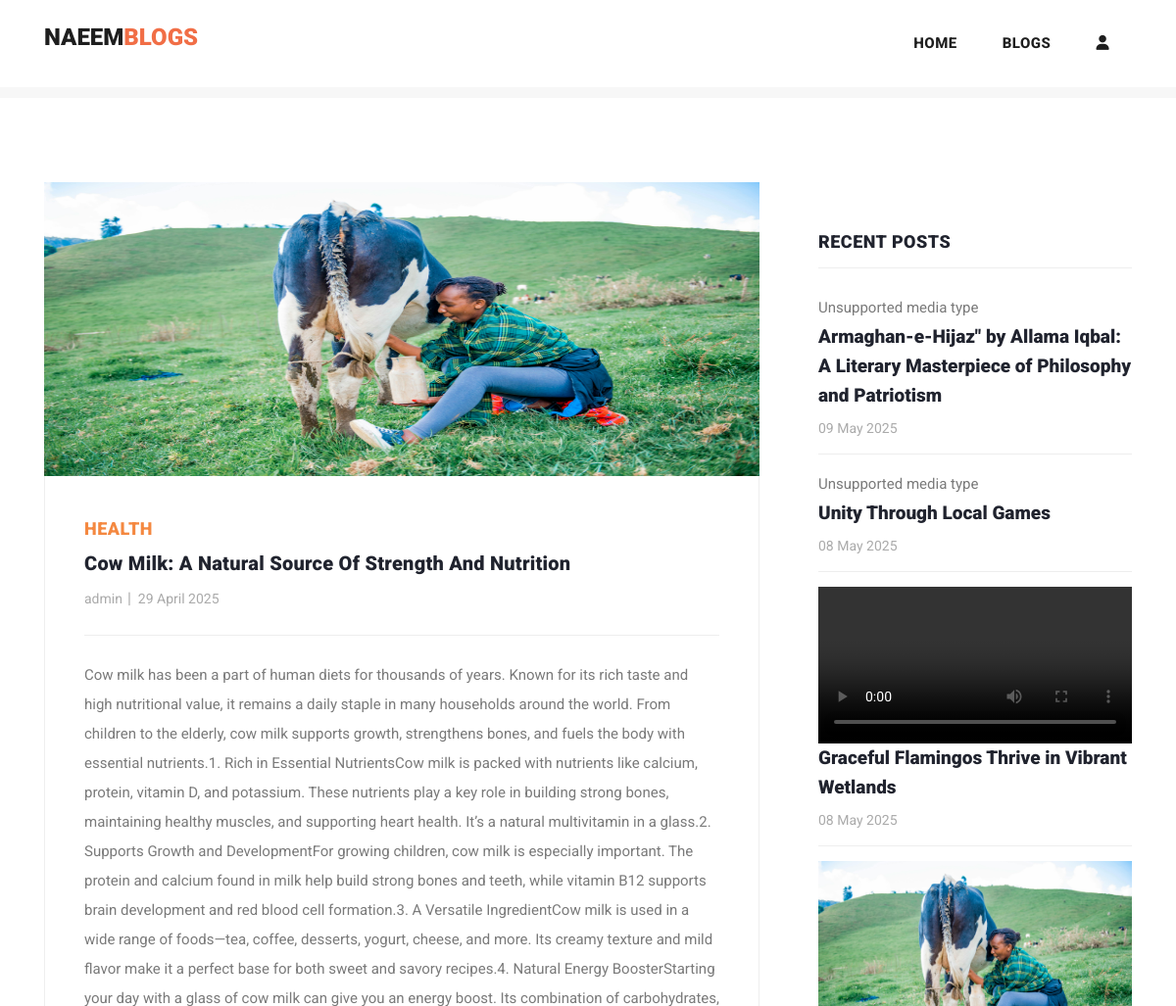
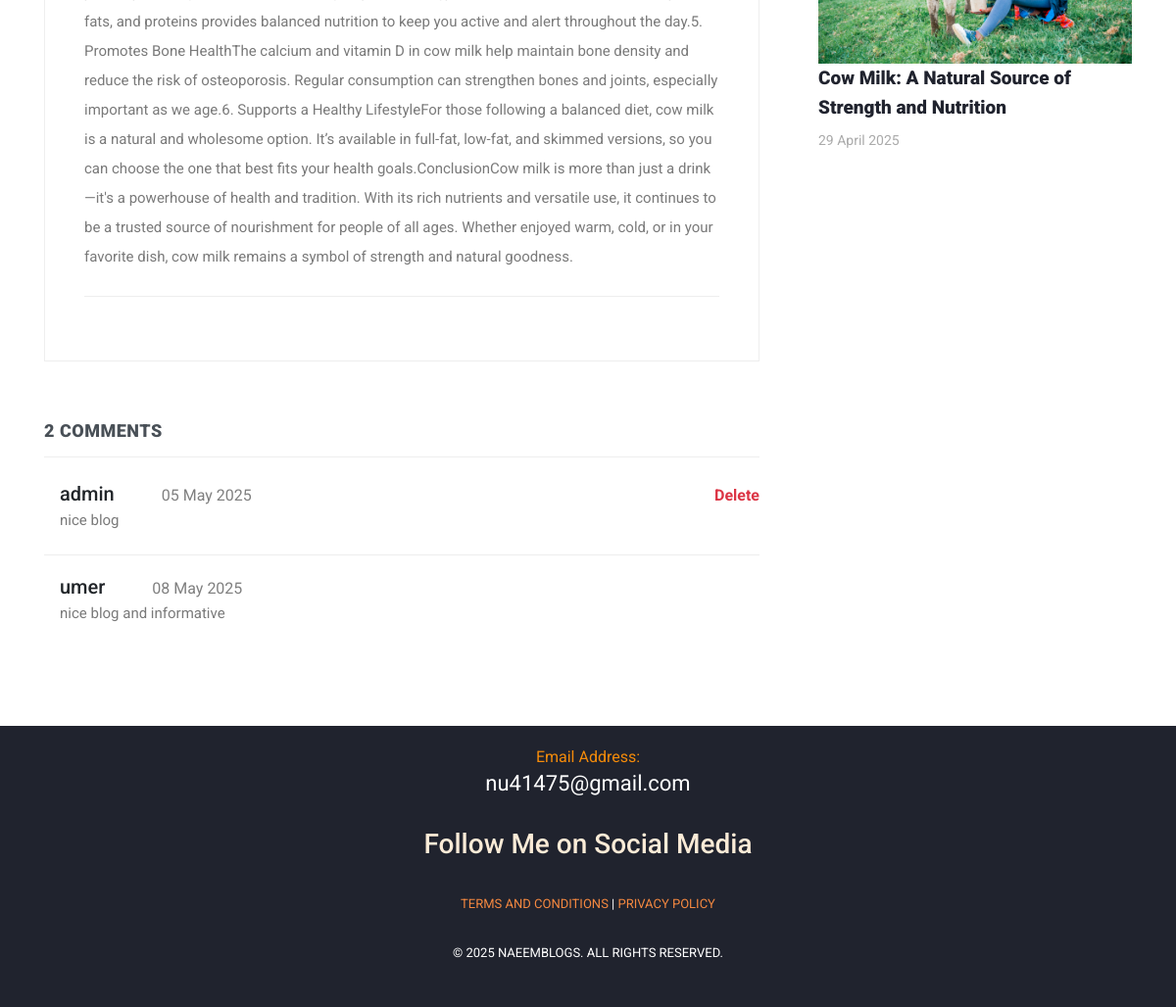
/post/10, run on the app's committed database (2 pictures, top to bottom).
### myapp/models.py (models this page shows, shortened)
class Post(models.Model):
    postname = models.CharField(max_length=600)
    category = models.CharField(max_length=600)
    image = models.FileField(upload_to='images/posts', validators=[validate_file_type])
    content = models.CharField(max_length=100000)
    time = models.CharField(default=time,max_length=100, blank=True)
    likes = models.ManyToManyField(User, related_name='liked_posts', blank=True)
    user = models.ForeignKey(User, on_delete=models.CASCADE)
    social_image = models.ImageField(upload_to='social_images/', null=True, blank=True)
    social_title = models.CharField(max_length=255, null=True, blank=True)
    meta_description = models.TextField(null=True, blank=True)
    social_description = models.TextField(null=True, blank=True)
    meta_keywords = models.CharField(max_length=255, null=True, blank=True)

class Comment(models.Model):
    content = models.CharField(max_length=200)
    time = models.CharField(default=time,max_length=100, blank=True)
    post = models.ForeignKey(Post,on_delete=models.CASCADE)
    user = models.ForeignKey(User,on_delete=models.CASCADE)

### myapp/views.py (the view)
# urls.py: path("post/<int:id>",views.post,name="post"),
def post(request,id):
    post = Post.objects.get(id=id)
    return render(request,"post-details.html",{
        "user":request.user,
        'post':Post.objects.get(id=id),
        'recent_posts':Post.objects.all().order_by("-id"),
        'media_url':settings.MEDIA_URL,
        'comments':Comment.objects.filter(post_id = post.id),
        'total_comments': len(Comment.objects.filter(post_id = post.id))
    })

### myapp/templatetags/custom_filters.py (called while the page is built)
@register.filter
def endswith(value, suffix):
    return str(value).lower().endswith(suffix.lower())

### templates/post-details.html (shortened to what this page needs)
{% load static %}
{% load custom_filters %}
<!DOCTYPE html>
<html lang="en">
<head>
  <link href="https://cdn.jsdelivr.net/npm/bootstrap@5.3.0-alpha3/dist/css/bootstrap.min.css" rel="stylesheet"
>
  <link href="{% static 'vendor/bootstrap/css/bootstrap.min.css' %}" rel="stylesheet">
  <link rel="stylesheet" href="{% static 'assets/css/fontawesome.css' %}">
  <link rel="stylesheet" href="{% static 'assets/css/templatemo-stand-blog.css' %}">
  <link rel="stylesheet" href="{% static 'assets/css/owl.css' %}">
</head>
<body>
  {%include 'header.html'%}
  <section class="blog-posts grid-system">
    <div class="container">
      <div class="row">
        <div class="col-lg-8">
          <div class="all-blog-posts">
            <div class="row">
              <div class="col-lg-12">
                <div class="blog-post">
                  <div class="blog-thumb">
                    {% with post.image.name|lower as file_name %}
                    {% if file_name|endswith:".jpg" or file_name|endswith:".jpeg" or file_name|endswith:".png" %}
                    <img src="{{media_url}}{{post.image}}" alt="" width="100%" height="300px">
                    {% elif file_name|endswith:".mp4" or file_name|endswith:".mov" or file_name|endswith:".avi" %}
                    <video controls style="width: 100%;" height="300px">
                      <source src="{{ media_url }}{{ post.image }}" type="video/mp4">
                      Your browser does not support the video tag.
                    </video>
                  {% else %}
                    <p>Unsupported media type</p>
                    {% endif %}
                    {% endwith %}
                  </div>
                  <div class="down-content">
                    <span>{{post.category}}</span>
                    <a>
                      <h4>{{post.postname}}</h4>
                    </a>
                    <ul class="post-info">
                      <li><a href="#">{{post.user}}</a></li>
                      <li><a href="#">{{post.time}}</a></li>
                    </ul>
                    <p>{{post.content}}</p>
                  </div>
                </div>
              </div>
              <div class="col-lg-12">
                <div class="sidebar-item comments">
                  <div class="sidebar-heading">
                    <h2 class="text-dark-emphasis">{{total_comments}} comments</h2>
                  </div>
                  <div class="content">
                    <ul>
                      {% for comment in comments %}
                      <li style="display: block;">
                        <div class="ps-3">
                          <h5>{{comment.user}}<span class="small text-black-50 px-5 text-danger">{{comment.time}}</span>
                            {% if post.user == user or comment.user == post.user%}
                            <a href="{% url 'deletecomment' comment.id %}"
                              class="small text-danger float-right fw-bold pt-1">Delete</a>
                            {% endif %}
                          </h5>
                          <p>{{comment.content}}</p>
                        </div>
                      </li>
                      {% endfor %}
                    </ul>
                  </div>
                </div>
              </div>
            </div>
          </div>
        </div>
        <div class="col-lg-4">
          <div class="sidebar">
            <div class="row">
              <div class="col-lg-12">
                <div class="sidebar-item recent-posts">
                  <div class="sidebar-heading">
                    <h2>Recent Posts</h2>
                  </div>
                  <div class="content">
                    <ul>
                      {% for post in recent_posts|slice:"0:4" %}
                      <li>
                        {% with post.image.name|lower as file_name %}
                        {% if file_name|endswith:".jpg" or file_name|endswith:".jpeg" or file_name|endswith:".png" %}
                        <img src="{{media_url}}{{post.image}}" class="img-fluid" alt="" width="100%">
                        {% elif file_name|endswith:".mp4" or file_name|endswith:".mov" or file_name|endswith:".avi" %}
                        <video controls style="width: 100%; height: auto; display: block;">
                          <source src="{{ media_url }}{{ post.image }}" type="video/mp4">
                        </video>
                        {% else %}
                        <p>Unsupported media type</p>
                        {% endif %}
                        {% endwith %}
                        <a href="post-details.html">
                          <a href="{% url 'post' post.id %}" class="text-decoration-none text-dark">
                            <h5>{{post.postname}}</h5>
                          </a>
                          <span>{{post.time}}</span>
                        </a>
                      </li>
                      {% endfor %}
                    </ul>
                  </div>
                </div>
              </div>
            </div>
          </div>
        </div>
      </div>
    </div>
  </section>
  {% include "footer.html" %}
</body>
</html>

### static/assets/css/templatemo-stand-blog.css (style rules this page uses)
body { font-family: 'Roboto', sans-serif; overflow-x: hidden; text-rendering: optimizeLegibility; -webkit-font-smoothing: antialiased; -moz-osx-font-smoothing: grayscale; }
p { margin-bottom: 0px; font-size: 15px; font-weight: 400; color: #7a7a7a; line-height: 30px; }
a { text-decoration: none!important; }
ul { padding: 0; margin: 0; list-style: none; }
h1,h2,h3,h4,h5,h6 { margin: 0px; }
.blog-posts { margin-top: 100px; }
.blog-posts .blog-post { margin-bottom: 30px; }
.blog-posts .blog-thumb img { width: 100%; overflow: hidden; }
.blog-posts .down-content { padding: 40px; border-right: 1px solid #eee; border-left: 1px solid #eee; border-bottom: 1px solid #eee; }
.blog-posts .down-content span { font-size: 18px; text-transform: uppercase; letter-spacing: 0.5px; font-weight: 900; color: #f48840; }
.blog-posts .down-content h4 { font-size: 24px; text-transform: capitalize; letter-spacing: 0.5px; font-weight: 900; color: #20232e; margin: 10px 0px 12px 0px; }
.blog-posts .down-content ul.post-info li { display: inline-block; margin-right: 8px; }
.blog-posts .down-content ul.post-info li:after { content: '|'; color: #aaa; margin-left: 8px; }
.blog-posts .down-content h4 { font-size: 20px; letter-spacing: 0.25px; }
.grid-system .down-content ul.post-info li { margin-right: 3px; }
.grid-system .down-content ul.post-info li:after { margin-left: 5px; }
.blog-posts .down-content ul.post-info li:last-child::after { display: none; }
.blog-posts .down-content ul.post-info li a { font-size: 14px; color: #aaa; font-weight: 400; transition: all .3s; }
.blog-posts .down-content p { padding: 25px 0px; margin: 25px 0px; border-top: 1px solid #eee; border-bottom: 1px solid #eee; }
.blog-posts .sidebar-heading h2 { font-size: 18px; text-transform: uppercase; font-weight: 900; letter-spacing: 0.5px; color: #20232e; border-bottom: 1px solid #eee; padding-bottom: 15px; margin-bottom: 25px; }
.blog-posts .comments { margin-top: 30px; }
.blog-posts .comments ul li { display: inline-block; margin-bottom: 20px; padding-bottom: 20px; border-bottom: 1px solid #eee; }
.blog-posts .comments ul li:last-child { margin-bottom: 0px; padding-bottom: 0px; border-bottom: none; }
.sidebar { margin-left: 30px; }
.sidebar .sidebar-item { margin-top: 50px; }
.sidebar .sidebar-heading h2 { font-size: 18px; text-transform: uppercase; font-weight: 900; letter-spacing: 0.5px; color: #20232e; border-bottom: 1px solid #eee; padding-bottom: 15px; margin-bottom: 25px; }
.sidebar .recent-posts ul li { margin-bottom: 15px; padding-bottom: 15px; border-bottom: 1px solid #eee; }
.sidebar .recent-posts ul li:last-child { margin-bottom: 0px; padding-bottom: 0px; border-bottom: none; }
.sidebar .recent-posts ul li h5 { font-size: 19px; font-weight: 900; color: #20232e; line-height: 30px; transition: all 0.3s; }
.sidebar .recent-posts ul li span { display: block; font-size: 14px; color: #aaa; margin-top: 8px; }

### data on the page
Post: image (picture), category "HEALTH", postname "Cow Milk: A Natural Source Of Strength And Nutrition", user "admin", time "29 April 2025", content "Cow milk has been a part of human diets for thousands of years. Known for its rich taste and high nutritional value, it remains a daily staple in many households around the world. From children to the elderly, cow milk supports growth, strengthens bones, and fuels the body with essential nutrients.1. Rich in Essential NutrientsCow milk is packed with nutrients like calcium, protein, vitamin D, and potassium. These nutrients play a key role in building strong bones, maintaining healthy muscles, and supporting heart health. It’s a natural multivitamin in a glass.2. Supports Growth and DevelopmentFor growing children, cow milk is especially important. The protein and calcium found in milk help…", postname "Cow Milk: A Natural Source of Strength and Nutrition"
Comment: user "admin", time "05 May 2025", shows "Delete", content "nice blog"
Comment: user "umer", time "08 May 2025", content "nice blog and informative"
Post: shows "Unsupported media type", postname "Armaghan-e-Hijaz\" by Allama Iqbal: A Literary Masterpiece of Philosophy and Patriotism", time "09 May 2025"
Post: shows "Unsupported media type", postname "Unity Through Local Games", time "08 May 2025"
Post: postname "Graceful Flamingos Thrive in Vibrant Wetlands", time "08 May 2025"

### other printed values
{{ total_comments }} "2"
